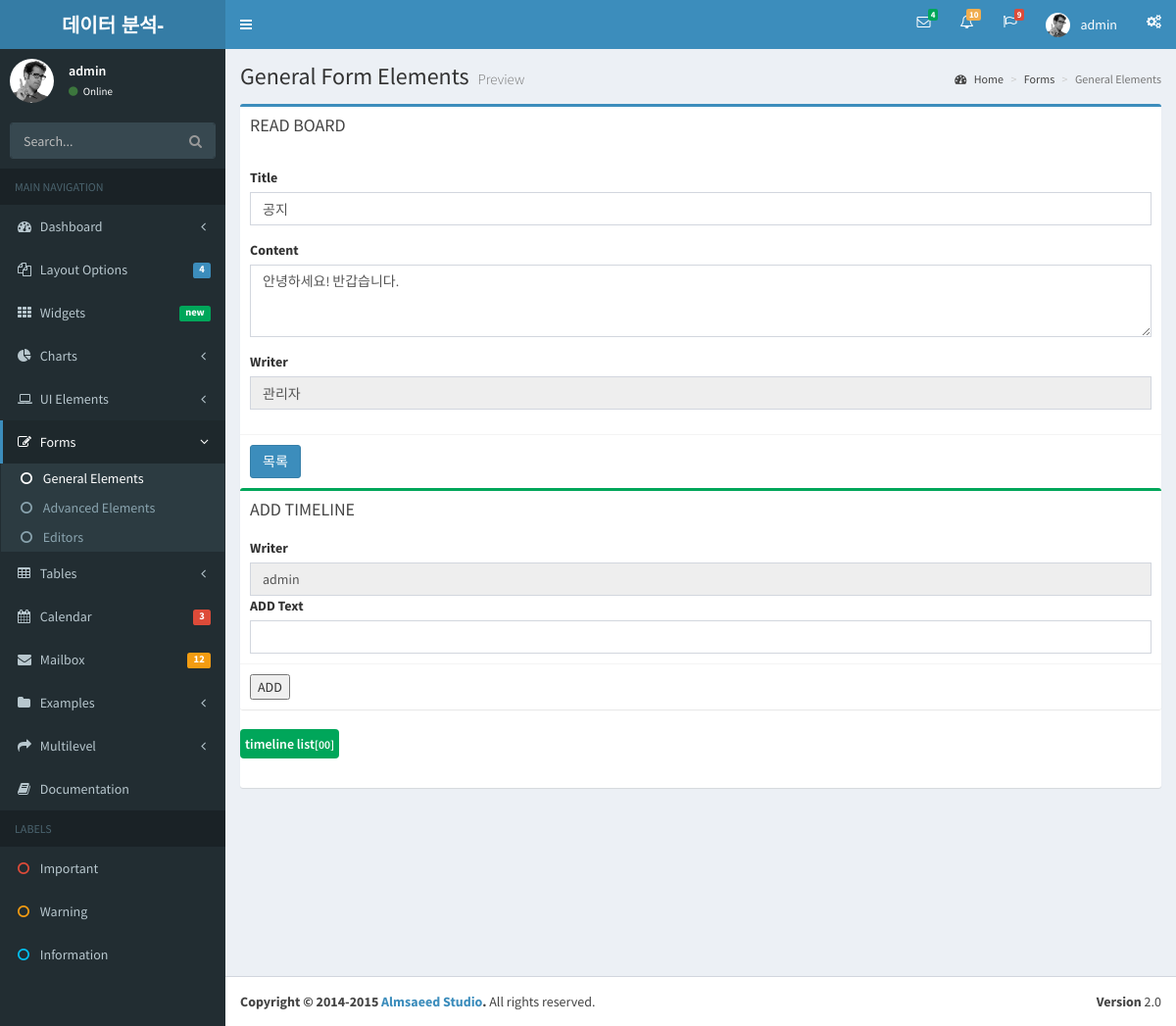
The page /bbs/bbs_read/1 (signed in) on the database its author committed.
### bbsApp/models.py (models this page shows)
class Bbs(models.Model):
    title   = models.CharField(max_length=500)
    writer  = models.CharField(max_length=100)
    content = models.TextField()
    regdate = models.DateTimeField(default=timezone.now)
    viewcnt = models.IntegerField(default=0)

### bbsApp/views.py (the view)
# urls.py: path('bbs_read/<int:id>', views.bbsRead, name='bbs_read'),
def bbsRead(request,id):
    print('bbsRead~~~')
    board=Bbs.objects.get(id=id)
    board.viewcnt = board.viewcnt + 1 # 조회수부분.
    board.save()
    lines=Timeline.objects.filter(board_id=board.id)
    print('board result:',board)
    context = {
        'board':board,
        'session_user_name': request.session['user_name'],
        'session_user_id': request.session['user_id'],
        'lines':lines
    }
    return render(request, 'bbs/read.html',context)

### bbsApp/templates/bbs/read.html (shortened to what this page needs)
{% include 'header.html' %}
{% block content %}
<section class="content">
	<div class="row">
		<div class="col-md-12">
			<div class="box box-primary">
				<div class="box-header">
					<h3 class="box-title">READ BOARD</h3>
				</div>
<div class="box-body">
	<div class="form-group">
		<label for="exampleInputEmail1">Title</label> <input type="text" id="title"
			name='title' class="form-control" value="{{board.title}}">
	</div>
	<div class="form-group">
		<label for="exampleInputPassword1">Content</label>
		<textarea class="form-control" name="content" rows="3" id="content">{{board.content}}</textarea>
	</div>
	<div class="form-group">
		<label for="exampleInputEmail1">Writer</label> <input type="text"
			name="writer" class="form-control" value="{{board.writer}}"
			readonly="readonly">
	</div>
</div>
<div class="box-footer">
	<button type="submit" class="btn btn-primary" id="listBtn">목록</button>
</div>
<div class="row">
	<div class="col-md-12">
		<div class="box box-success">
			<div class="box-header">
				<h3 class="box-title">ADD TIMELINE</h3>
			</div>
			<div class="box-body">
				<label for="writer">Writer</label>
				<input type="text" class="form-control" id="time_writer" value="{{session_user_name}}" readonly/>
				<label for="writer">ADD Text</label>
				<input type="text" class="form-control" id="time_txt" />
			</div>
			<div class="box-footer">
				<button id="replyBtn">ADD</button>
			</div>
		</div>
		<ul class="timeline">
			<li class="time-label" >
				<span class="bg-green">timeline list<small id ="cnt">[00]</small></span>
			</li>
		</ul>
	</div>
</div>
			</div>
		</div>
	</div>
</section>
</div>
{% endblock %}
{% include 'footer.html' %}

### rows shown on the page
Bbs: title "공지", content "안녕하세요! 반갑습니다.", writer "관리자"

### other values the page prints
{{ session_user_name }} "admin"
